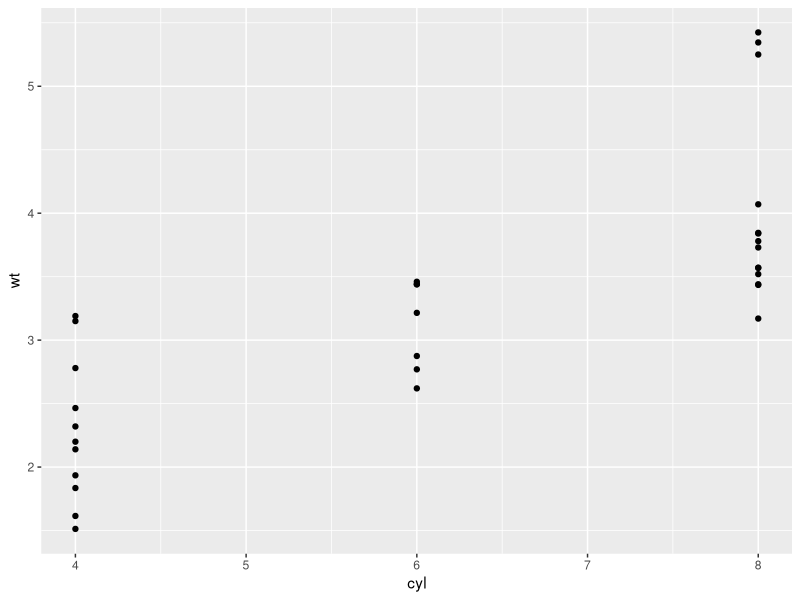
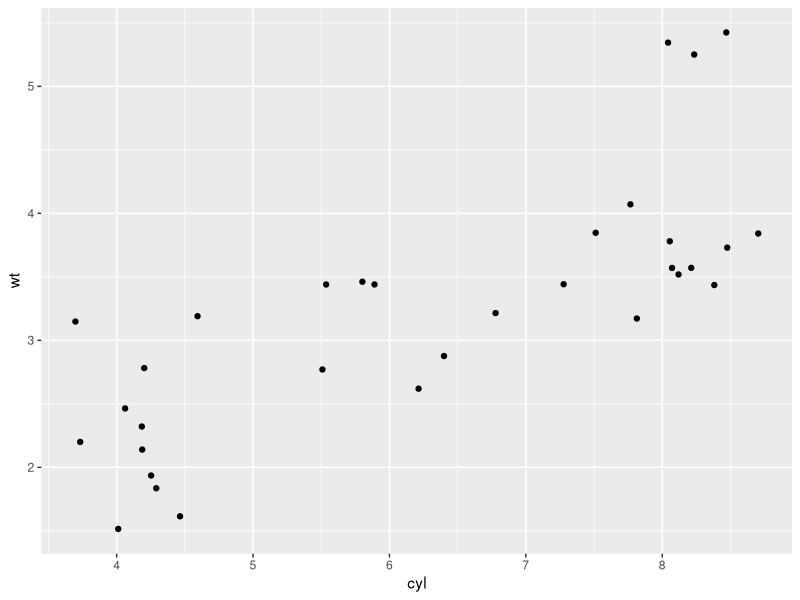
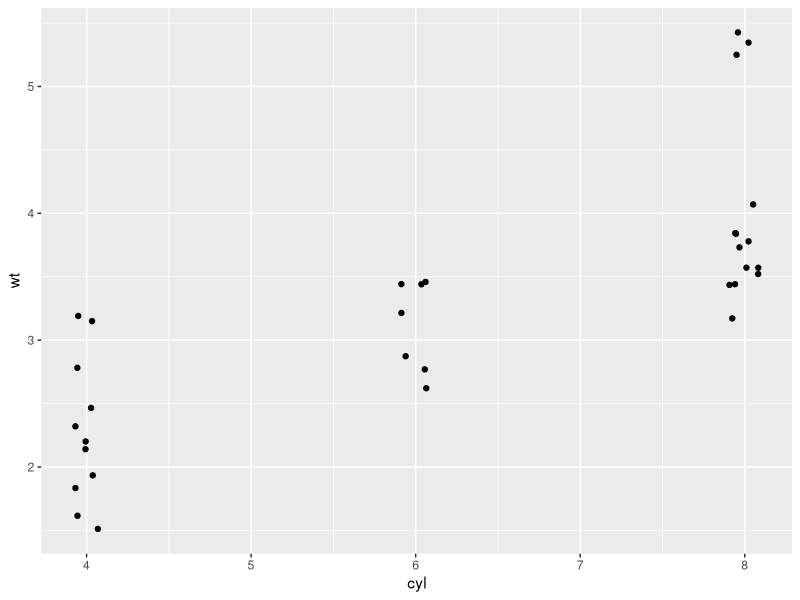
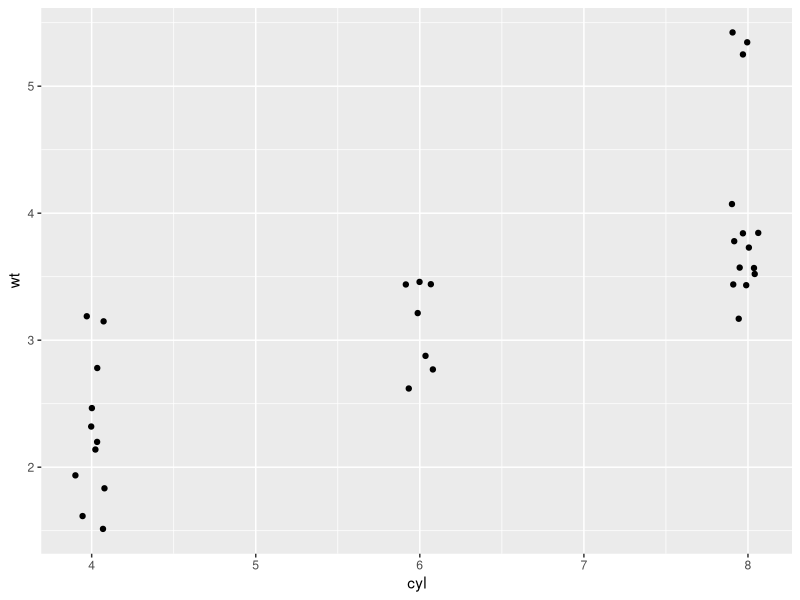
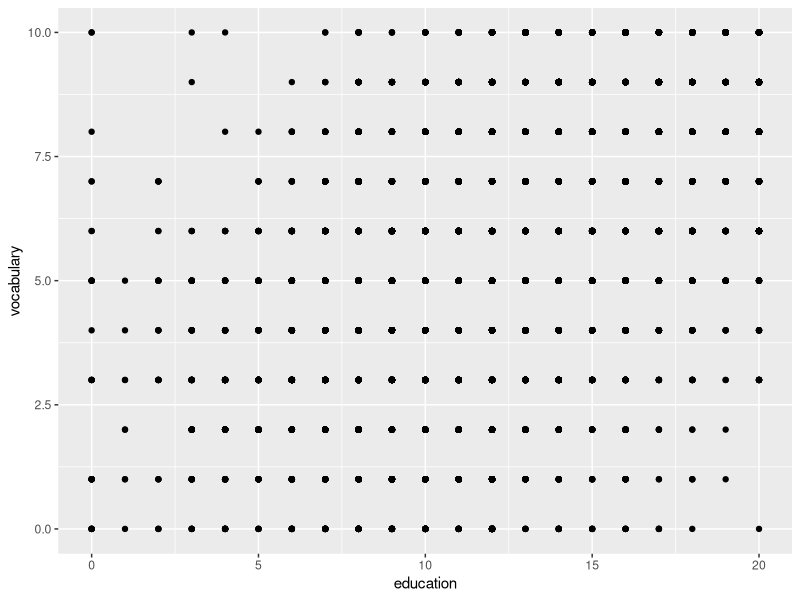
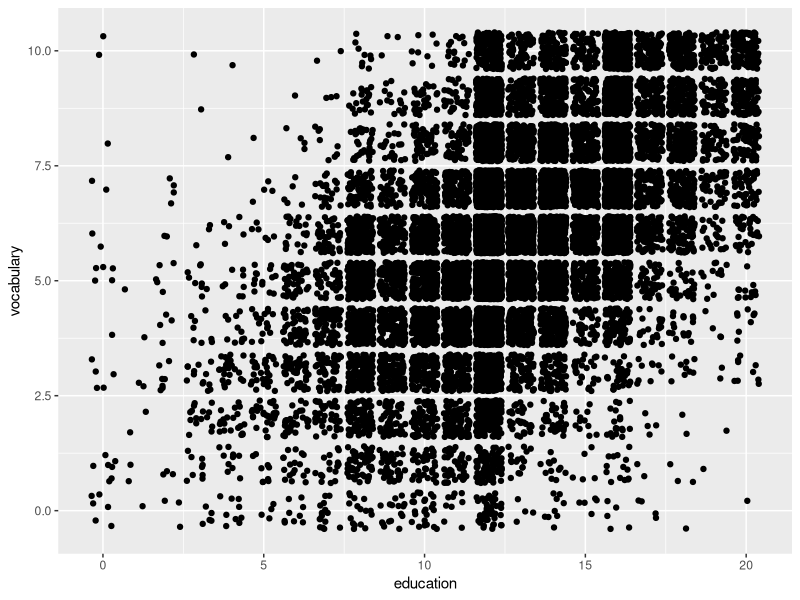
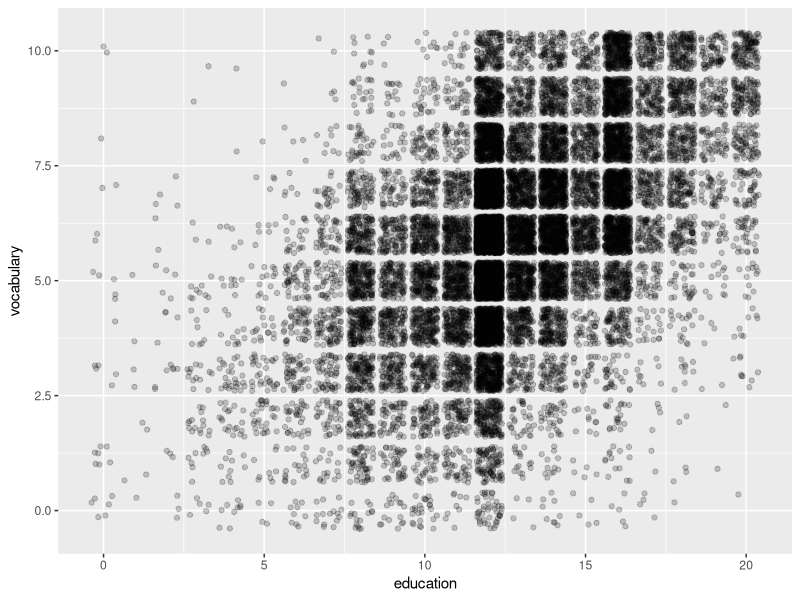
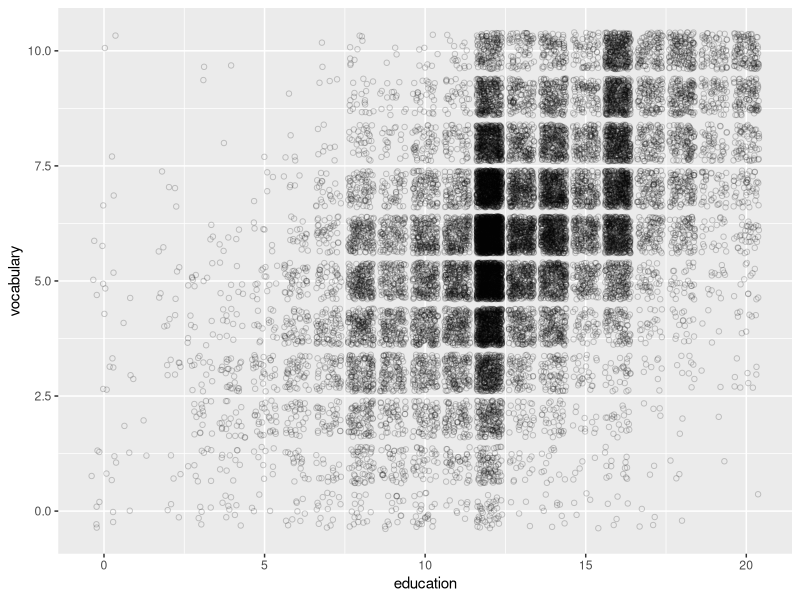

The R script that drew these images, in order:
## ---- chunk 1
library(ggplot2)
# Shown in the viewer:
ggplot(mtcars, aes(x = cyl, y = wt)) +
  geom_point()

# Solutions:
# 1 - With geom_jitter()
ggplot(mtcars, aes(x = cyl, y = wt)) +
  geom_jitter()

# 2 - Set width in geom_jitter()
ggplot(mtcars, aes(x = cyl, y = wt)) +
  geom_jitter(width = 0.1)

# 3 - Set position = position_jitter() in geom_point() ()
ggplot(mtcars, aes(x = cyl, y = wt)) +
  geom_point(position = position_jitter(0.1))



## ---- chunk 2
setwd("D:/Documents/R_Projects/Data_Camp_Tutorials/ggplot()")
vocab = read.csv("Vocab.csv", stringsAsFactors = FALSE)
Vocab = vocab[-1]


# Basic scatter plot of vocabulary (y) against education (x). Use geom_point()
ggplot(Vocab, aes(x = education, y = vocabulary))+geom_point()


# Use geom_jitter() instead of geom_point()
ggplot(Vocab, aes(x = education, y = vocabulary))+geom_jitter()



# Using the above plotting command, set alpha to a very low 0.2
ggplot(Vocab, aes(x = education, y = vocabulary))+geom_jitter(alpha = 0.2)



# Using the above plotting command, set the shape to 1

ggplot(Vocab, aes(x = education, y = vocabulary))+geom_jitter(alpha = 0.2, shape = 1)


## ---- chunk 3

# 1 - Make a univariate histogram
ggplot(mtcars, aes(x = mpg)) +
  geom_histogram()

# 2 - Plot 1, plus set binwidth to 1 in the geom layer
ggplot(mtcars, aes(x = mpg)) +
  geom_histogram(binwidth = 1)


# 3 - Plot 2, plus MAP ..density.. to the y aesthetic (i.e. in a second aes() function)

ggplot(mtcars, aes(x = mpg)) +
  geom_histogram(aes(y = ..density..),binwidth = 1)


# 4 - plot 3, plus SET the fill attribute to "#377EB8"

ggplot(mtcars, aes(x = mpg)) +
  geom_histogram(aes(y = ..density..),binwidth = 1, fill = "#377EB8")


## ---- chunk 4

# Draw a bar plot of cyl, filled according to am
ggplot(mtcars, aes(x = cyl, fill = am)) +
  geom_bar()

# Change the position argument to stack

ggplot(mtcars, aes(x = cyl, fill = am)) +
  geom_bar(position = "stack")

# Change the position argument to fill

ggplot(mtcars, aes(x = cyl, fill = am)) +
  geom_bar(position = "fill")


# Change the position argument to dodge

ggplot(mtcars, aes(x = cyl, fill = am)) +
  geom_bar(position = "dodge")

## ---- chunk 5
# 1 - The last plot form the previous exercise
ggplot(mtcars, aes(x = cyl, fill = am)) +
  geom_bar(position = "dodge")

# 2 - Define posn_d with position_dodge()
posn_d <- position_dodge(width = 0.2)

# 3 - Change the position argument to posn_d

ggplot(mtcars, aes(x = cyl, fill = am)) +
  geom_bar(position = posn_d)


# 4 - Use posn_d as position and adjust alpha to 0.6

ggplot(mtcars, aes(x = cyl, fill = am)) +
  geom_bar(position = posn_d, alpha = 0.6)

## ---- chunk 6

# A basic histogram, add coloring defined by cyl
ggplot(mtcars, aes(mpg, fill = cyl)) +
  geom_histogram(binwidth = 1)

# Change position to identity

ggplot(mtcars, aes(mpg, fill = cyl)) +
  geom_histogram(binwidth = 1, position = "identity")


# Change geom to freqpoly (position is identity by default)

ggplot(mtcars, aes(mpg, col = cyl)) +
  geom_histogram(binwidth = 1, position = "identity")+
  geom_freqpoly(binwidth = 1)
## ---- chunk 7

# 1 - Basic histogram plot command
ggplot(mtcars, aes(mpg)) +
  geom_histogram(binwidth = 1)

# 2 - Plot 1, Expand aesthetics: am onto fill

ggplot(mtcars, aes(mpg, fill = am)) +
  geom_histogram(binwidth = 1)

# 3 - Plot 2, change position = "dodge"

ggplot(mtcars, aes(mpg, fill = am)) +
  geom_histogram(binwidth = 1, position = "dodge")
  


# 4 - Plot 3, change position = "fill"

ggplot(mtcars, aes(mpg, fill = am)) +
  geom_histogram(binwidth = 1, position = "fill")

# 5 - Plot 4, plus change position = "identity" and alpha = 0.4

ggplot(mtcars, aes(mpg, fill = am)) +
  geom_histogram(binwidth = 1, position = "identity", alpha = 0.4)

# 6 - Plot 5, plus change mapping: cyl onto fill

ggplot(mtcars, aes(mpg, fill = cyl)) +
  geom_histogram(binwidth = 1, position = "identity", alpha = 0.4)


## ---- chunk 8

# Plot unemploy as a function of date using a line plot
ggplot(economics, aes(x = date, y = unemploy)) + geom_line()


# Adjust plot to represent the fraction of total population that is unemployed

ggplot(economics, aes(x = date, y = unemploy/pop)) + geom_line()
## ---- chunk 9

## Load the packages

library(ggplot2)

 ##"Basic" dot plot, with geom_point():
ggplot(mtcars, aes(cyl, wt, col = am)) +
  geom_point(position = position_jitter(0.2, 0))

# 1 - "True" dot plot, with geom_dotplot():
ggplot(mtcars, aes(cyl, wt, fill = am)) +
  geom_dotplot(binaxis = "y", stackdir = "center")

# 2 - qplot with geom "dotplot", binaxis = "y" and stackdir = "center"
qplot(
  cyl, wt,
  data = mtcars,
  fill = am,
  geom = "dotplot",
  binaxis = "y",
  stackdir = "center"
)

## ---- chunk 10


# 2 - Use ggplot() for the first instruction
 ggplot(mtcars, aes(x = gear, fill = am)) +
  geom_bar(position = "Dodge")
# 3 - Plot 2, add facet_grid() layer

ggplot(mtcars, aes(x = gear, fill = am)) +
  geom_bar(position = "Dodge")+
  facet_grid(.~vs)
  

# 4 - Define an object for position jitterdodge, to use below
posn.jd <- position_jitterdodge(0.5, 0, 0.6)

# 5 - Plot 3, but use the position object from instruction 4

ggplot(mtcars, aes(x = gear,y = hp, col = cyl)) +
  geom_point(position = posn.jd, size = 3, alpha = 0.5)+
  facet_grid(.~vs)

